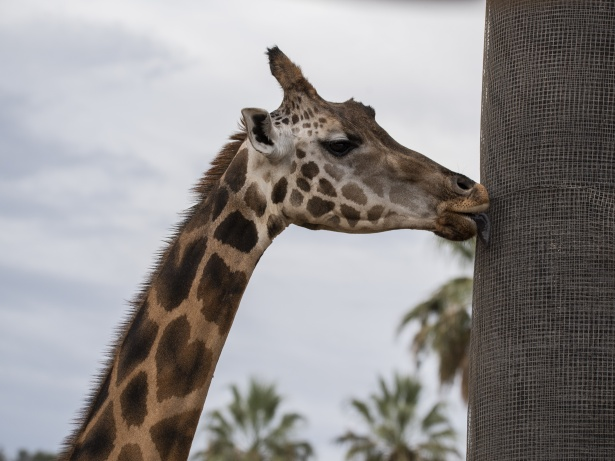
#> input picture image.jpg, 615 x 461 px
$ python -i SIFT1.py   (imports and definitions only)
#> lines starting #> are read from the running program, lines starting #| are printed output that depends on the picture
import numpy as np
from PIL import Image
from pathlib import Path
import math
from scipy.signal import convolve2d
from numpy.linalg import inv
import matplotlib.pyplot as plt
from scipy.ndimage.interpolation import rotate
from numpy import linalg as LA

# [33 lines left out: functions get_image, overflow, kernel, Gaussian_filter, not called in this run]

class SIFT_:
	def __init__(self,img):
		self.origin_img = img
		self.img = np.array(Image.fromarray(img.astype('uint8'),'L').resize(np.multiply(2,[img.shape[1],img.shape[0]]),resample=Image.BICUBIC))
		#self.img = np.array(Image.fromarray(img.astype('uint8'),'L'))
		self.octaves = 3
		self.scales = 2
		self.factor = 2**0.2
		self.prior = 1.6
		self.ratio = 10
		self.dog = []
		self.orientation_mask_ratio = 1.5
		self.set_size = 4
		self.descriptor_size = 4
		self.orientation_bin_number = 10

	# [4 lines left out: function get_features, not called in this run]

	def get_descriptor(self):
		self.extrema = self.Orientation()
		self.mag,self.ori = self.assign_orientation_all()
		self.descriptor()
		return self.descriptor_

	# [105 lines left out: functions load_DoG, load_Extrema, DoG, Extrema, assign_orientation_all, calculate_MO and 1 more, not called in this run]

	def Orientation(self):
		##print("=" * 50)
		##print("Orientation & Magnitude Assignment")
		extrema_filtered = []
		for i in range(self.octaves):
			extrema_filtered.append([])
			for j in range(self.scales):
				image = self.dog[i][j, :, :]
				y_max, x_max = image.shape
				sig = self.extrema[i][j][0][2]
				#print(sig)
				mask_size = int(np.ceil(self.orientation_mask_ratio * sig))
				x = np.linspace(-mask_size, mask_size, endpoint=True, num=2 * mask_size + 1)
				y = np.linspace(-mask_size, mask_size, endpoint=True, num=2 * mask_size + 1)
				X, Y = np.meshgrid(x, y)
				d = np.add(np.multiply(X, X), np.multiply(Y, Y))
				mask = np.exp(-(d / (2.0 * sig ** 2))) / (2 * np.pi * sig ** 2)
				extrema_filtered[i].append([])
				for y,x,s in self.extrema[i][j]:
					#y, x = self.extrema[i][j][k][0], self.extrema[i][j][k][1]

					if x < mask_size + 1 or  x > x_max - mask_size - 2:
						continue
					if y < mask_size + 1 or  y > y_max - mask_size - 2:
						continue
					sub_image = image[y - mask_size - 1: y + mask_size + 2, x - mask_size - 1: x + mask_size + 2]

					Dx = 0.5 * (sub_image[1:-1, 2:] - sub_image[1:-1, :-2])
					Dy = 0.5 * (sub_image[2:, 1:-1] - sub_image[:-2, 1:-1])
					magnitude = np.sqrt(np.multiply(Dx, Dx), np.multiply(Dy, Dy))
					orientation = np.arctan(np.divide(Dy, Dx))
					#if orientation.shape[0] != orientation.shape[1]:
						#print("Orientation error, keypoints at boundary")
					for p in range(2 * mask_size + 1):
						for q in range(2 * mask_size + 1):
							if np.isnan(orientation[p, q]):
								orientation[p, q] = 0
								continue
							if np.sign(Dx[p, q]) == -1:
								orientation[p, q] += np.pi
								continue
							if np.sign(Dy[p, q]) == -1:
								orientation[p, q] += np.pi * 2
								continue
					weight = np.multiply(magnitude, mask)
					quantize = np.divide(orientation, 2 * np.pi / self.orientation_bin_number)
					quantize = quantize.astype(int)
					bins = np.zeros(self.orientation_bin_number)
					for p in range(2 * mask_size + 1):
						for q in range(2 * mask_size + 1):
							b = quantize[p, q]
							bins[b] += weight[p, q]
					max_direction = list(bins).index(max(list(bins)))
					max_weight = max(list(bins))
					#self.extrema[i][j][k] += (max_direction,)
					for p in range(len(bins)):
						if bins[p] >= 0.8 * max_weight:
							extrema_filtered[i][j].append((y,x,s,bins[p],max_direction))
							#self.extrema[i][j][k] += (bins[p],)
		#print("keypoints magnitude and orientation assignment finished.")
		#print("=" * 50)
		return extrema_filtered

# [166 lines left out: functions derivatives_filter, Hessian_filter, get_descriptor, get_4by4_patch, visualize_orientation, visualize_descriptor and 2 more, not called in this run]


# [2 lines not run here, left out]

>>> import cv2
>>> picture = cv2.imread('image.jpg', cv2.IMREAD_GRAYSCALE)
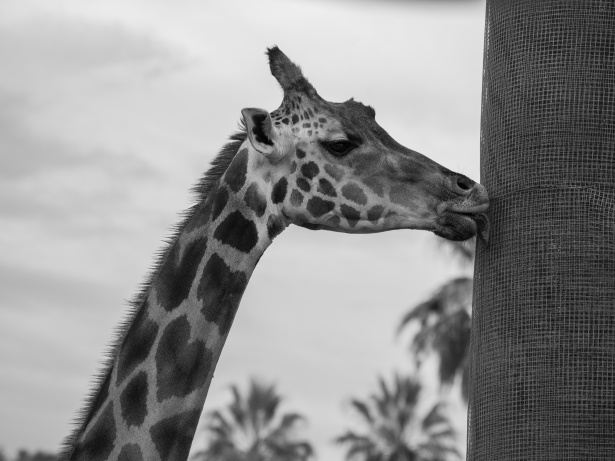
#> picture: shape (461, 615); min 0, max 238, mean 143.4
>>> result = SIFT_(picture).get_descriptor()
#> (the run stopped early here; a loop or call above may not have finished)
